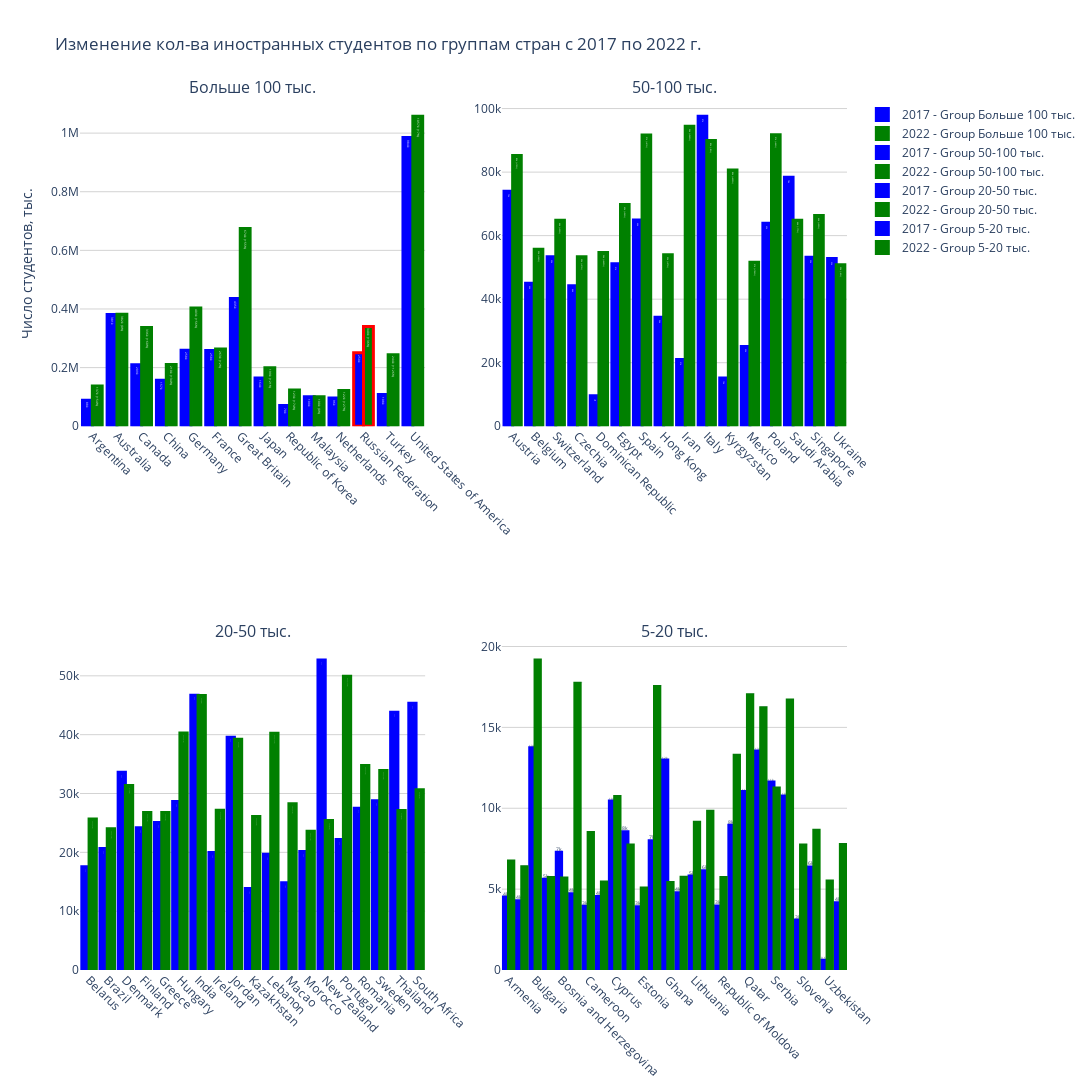

This figure's notebook cell:
### Code cell
n_cols = 2  # Number of columns in subplot grid
# unique_groups  = diff['group'].unique()
unique_groups = ['Больше 100 тыс.', '50-100 тыс.', '20-50 тыс.','5-20 тыс.']
num_plots = len(unique_groups)
num_cols = 2  # Maximum of 2 columns
num_rows = (num_plots + num_cols - 1) // num_cols  # Calculate the number of rows
fig = make_subplots(rows=num_rows, cols=num_cols, subplot_titles=unique_groups)

for i, group in enumerate(unique_groups):
    filtered_df = diff[diff['group'] == group]
    row_index = i // n_cols + 1
    col_index = i % n_cols + 1
    
    trace1 = go.Bar(x=filtered_df.index,
        y=filtered_df[2017],
        name=f'2017 - Group {group}',
        text=[f"{value/1000:.1f}k" if value < 1000 else f"{int(value/1000)}k" for value in filtered_df[2017]],  # Value labels in thousands
        textposition='auto',
        textfont=dict(size=16),
        marker_color='blue',
        marker_line=dict(width=3, color=['red' if country == 'RUS' else 'blue' for country in filtered_df.country_id]) 
        )
    trace2 = go.Bar(x=filtered_df.index,
        y=filtered_df[2022],
        name=f'2022 - Group {group}',
        text=[f"{value/1000:.1f}k\n({filtered_df['2022/2017,%'].values[j]}%)" if value < 1000 else f"{int(value/1000)}k\n({filtered_df['2022/2017,%'].values[j]}%)" for j, value in enumerate(filtered_df[2022])],  # Value labels in thousands
        textposition='auto',
        textfont=dict(size=16),
        marker_color='green',
        marker_line=dict(width=3, color=['red' if country == 'RUS' else 'green' for country in filtered_df.country_id]) 
        )
    
    fig.add_trace(trace1, row=row_index, col=col_index)
    fig.add_trace(trace2, row=row_index, col=col_index)
        
fig.update_layout(
title='Изменение кол-ва иностранных студентов по группам стран с 2017 по 2022 г.',
# xaxis_title='Country',
yaxis_title='Число студентов, тыс.',
barmode='group',  # Group bars together
height=1400,
width=2600,
plot_bgcolor='white'
)
for i in range(1, num_rows + 1):
    for j in range(1, num_cols + 1):
        fig.update_xaxes(tickangle=45, row=i, col=j)
        fig.update_yaxes(gridcolor='lightgrey', row=i, col=j)
pio.write_image(fig, "Изменение кол-ва иностранных студентов по группам стран с 2017 по 2022 г.png")
fig.show()

### Figure 1 — Plotly figure (JSON) as saved in the notebook; plotly's stock layout.template omitted (floating-point values rounded to 4 significant figures)
{"data": [{"marker": {"color": "blue", "line": {"color": ["blue", "blue", "blue", "blue", "blue", "blue", "blue", "blue", "blue", "blue", "blue", "red", "blue", "blue"], "width": 3}}, "name": "2017 - Group Больше 100 тыс.", "text": ["88k", "381k", "209k", "157k", "258k", "258k", "435k", "164k", "70k", "100k", "96k", "250k", "108k", "984k"], "textfont": {"size": 16}, "textposition": "auto", "type": "bar", "x": ["Argentina", "Australia", "Canada", "China", "Germany", "France", "Great Britain", "Japan", "Republic of Korea", "Malaysia", "Netherlands", "Russian Federation", "Turkey", "United States of America"], "xaxis": "x", "y": [88873, 381202, 209979, 157108, 258873, 258380, 435734, 164338, 70796, 100765, 96289, 250658, 108076, 984900.0], "yaxis": "y"}, {"marker": {"color": "green", "line": {"color": ["green", "green", "green", "green", "green", "green", "green", "green", "green", "green", "green", "red", "green", "green"], "width": 3}}, "name": "2022 - Group Больше 100 тыс.", "text": ["137k\n(+54%)", "382k\n(0%)", "336k\n(+60%)", "210k\n(+34%)", "403k\n(+56%)", "263k\n(+2%)", "674k\n(+55%)", "199k\n(+21%)", "123k\n(+74%)", "100k\n(0%)", "122k\n(+27%)", "340k\n(+36%)", "244k\n(+126%)", "1057k\n(+7%)"], "textfont": {"size": 16}, "textposition": "auto", "type": "bar", "x": ["Argentina", "Australia", "Canada", "China", "Germany", "France", "Great Britain", "Japan", "Republic of Korea", "Malaysia", "Netherlands", "Russian Federation", "Turkey", "United States of America"], "xaxis": "x", "y": [137116, 382007, 336837, 210903, 403473, 263500.0, 674931, 199298, 123280, 100437, 122287, 340326, 244027, 1057288], "yaxis": "y"}, {"marker": {"color": "blue", "line": {"color": ["blue", "blue", "blue", "blue", "blue", "blue", "blue", "blue", "blue", "blue", "blue", "blue", "blue", "blue", "blue", "blue"], "width": 3}}, "name": "2017 - Group 50-100 тыс.", "text": ["73k", "44k", "53k", "44k", "9k", "51k", "64k", "34k", "21k", "97k", "15k", "25k", "63k", "78k", "53k", "52k"], "textfont": {"size": 16}, "textposition": "auto", "type": "bar", "x": ["Austria", "Belgium", "Switzerland", "Czechia", "Dominican Republic", "Egypt", "Spain", "Hong Kong", "Iran", "Italy", "Kyrgyzstan", "Mexico", "Poland", "Saudi Arabia", "Singapore", "Ukraine"], "xaxis": "x2", "y": [73960.0, 44978, 53368, 44261, 9607, 51162, 64927, 34350.0, 21036, 97563, 15149, 25125, 63925, 78344, 53204, 52768], "yaxis": "y2"}, {"marker": {"color": "green", "line": {"color": ["green", "green", "green", "green", "green", "green", "green", "green", "green", "green", "green", "green", "green", "green", "green", "green"], "width": 3}}, "name": "2022 - Group 50-100 тыс.", "text": ["85k\n(+15%)", "55k\n(+24%)", "64k\n(+22%)", "53k\n(+21%)", "54k\n(+469%)", "69k\n(+36%)", "91k\n(+41%)", "53k\n(+57%)", "94k\n(+349%)", "89k\n(-8%)", "80k\n(+433%)", "51k\n(+106%)", "91k\n(+44%)", "64k\n(-17%)", "66k\n(+25%)", "50k\n(-4%)"], "textfont": {"size": 16}, "textposition": "auto", "type": "bar", "x": ["Austria", "Belgium", "Switzerland", "Czechia", "Dominican Republic", "Egypt", "Spain", "Hong Kong", "Iran", "Italy", "Kyrgyzstan", "Mexico", "Poland", "Saudi Arabia", "Singapore", "Ukraine"], "xaxis": "x2", "y": [85200.0, 55747, 64847, 53369, 54701, 69828, 91692, 53948, 94406, 89946, 80701, 51659, 91751, 64874, 66308, 50870], "yaxis": "y2"}, {"marker": {"color": "blue", "line": {"color": ["blue", "blue", "blue", "blue", "blue", "blue", "blue", "blue", "blue", "blue", "blue", "blue", "blue", "blue", "blue", "blue", "blue", "blue", "blue"], "width": 3}}, "name": "2017 - Group 20-50 тыс.", "text": ["17k", "20k", "33k", "24k", "25k", "28k", "46k", "19k", "39k", "13k", "19k", "14k", "20k", "52k", "22k", "27k", "28k", "43k", "45k"], "textfont": {"size": 16}, "textposition": "auto", "type": "bar", "x": ["Belarus", "Brazil", "Denmark", "Finland", "Greece", "Hungary", "India", "Ireland", "Jordan", "Kazakhstan", "Lebanon", "Macao", "Morocco", "New Zealand", "Portugal", "Romania", "Sweden", "Thailand", "South Africa"], "xaxis": "x3", "y": [17570, 20671, 33602, 24168, 25067, 28628, 46703, 19983, 39577, 13850, 19670, 14821, 20121, 52680.0, 22194, 27510, 28747, 43821, 45334], "yaxis": "y3"}, {"marker": {"color": "green", "line": {"color": ["green", "green", "green", "green", "green", "green", "green", "green", "green", "green", "green", "green", "green", "green", "green", "green", "green", "green", "green"], "width": 3}}, "name": "2022 - Group 20-50 тыс.", "text": ["25k\n(+46%)", "24k\n(+16%)", "31k\n(-7%)", "26k\n(+11%)", "26k\n(+7%)", "40k\n(+41%)", "46k\n(0%)", "27k\n(+36%)", "39k\n(-1%)", "26k\n(+88%)", "40k\n(+105%)", "28k\n(+91%)", "23k\n(+17%)", "25k\n(-52%)", "49k\n(+125%)", "34k\n(+26%)", "33k\n(+18%)", "27k\n(-38%)", "30k\n(-32%)"], "textfont": {"size": 16}, "textposition": "auto", "type": "bar", "x": ["Belarus", "Brazil", "Denmark", "Finland", "Greece", "Hungary", "India", "Ireland", "Jordan", "Kazakhstan", "Lebanon", "Macao", "Morocco", "New Zealand", "Portugal", "Romania", "Sweden", "Thailand", "South Africa"], "xaxis": "x3", "y": [25672, 24009, 31375, 26774, 26785, 40290, 46659, 27159, 39225, 26080, 40246, 28263, 23584, 25390.0, 49916, 34772, 33910.0, 27113, 30631], "yaxis": "y3"}, {"marker": {"color": "blue", "line": {"color": ["blue", "blue", "blue", "blue", "blue", "blue", "blue", "blue", "blue", "blue", "blue", "blue", "blue", "blue", "blue", "blue", "blue", "blue", "blue", "blue", "blue", "blue", "blue", "blue", "blue", "blue"], "width": 3}}, "name": "2017 - Group 5-20 тыс.", "text": ["4k", "4k", "13k", "5k", "7k", "4k", "3k", "4k", "10k", "8k", "3k", "7k", "12k", "4k", "5k", "6k", "3k", "8k", "11k", "13k", "11k", "10k", "3k", "6k", "0.6k", "4k"], "textfont": {"size": 16}, "textposition": "auto", "type": "bar", "x": ["Armenia", "Azerbaijan", "Bulgaria", "Bahrain", "Bosnia and Herzegovina", "Chile", "Cameroon", "Colombia", "Cyprus", "Algeria", "Estonia", "Georgia", "Ghana", "Croatia", "Lithuania", "Latvia", "Republic of Moldova", "Norway", "Qatar", "Senegal", "Serbia", "Slovakia", "Slovenia", "Tunisia", "Uzbekistan", "Viet Nam"], "xaxis": "x4", "y": [4512, 4274, 13746, 5616, 7275, 4708, 3941, 4550, 10451, 8546, 3914.0, 7994, 12978, 4781, 5806, 6130, 3964, 8955, 11034, 13536, 11624, 10764, 3090, 6370, 603, 4162], "yaxis": "y4"}, {"marker": {"color": "green", "line": {"color": ["green", "green", "green", "green", "green", "green", "green", "green", "green", "green", "green", "green", "green", "green", "green", "green", "green", "green", "green", "green", "green", "green", "green", "green", "green", "green"], "width": 3}}, "name": "2022 - Group 5-20 тыс.", "text": ["6k\n(+49%)", "6k\n(+49%)", "19k\n(+39%)", "5k\n(+2%)", "5k\n(-22%)", "17k\n(+276%)", "8k\n(+116%)", "5k\n(+20%)", "10k\n(+3%)", "7k\n(-10%)", "5k\n(+29%)", "17k\n(+119%)", "5k\n(-58%)", "5k\n(+20%)", "9k\n(+57%)", "9k\n(+60%)", "5k\n(+44%)", "13k\n(+48%)", "17k\n(+54%)", "16k\n(+20%)", "11k\n(-3%)", "16k\n(+55%)", "7k\n(+150%)", "8k\n(+36%)", "5k\n(+813%)", "7k\n(+86%)"], "textfont": {"size": 16}, "textposition": "auto", "type": "bar", "x": ["Armenia", "Azerbaijan", "Bulgaria", "Bahrain", "Bosnia and Herzegovina", "Chile", "Cameroon", "Colombia", "Cyprus", "Algeria", "Estonia", "Georgia", "Ghana", "Croatia", "Lithuania", "Latvia", "Republic of Moldova", "Norway", "Qatar", "Senegal", "Serbia", "Slovakia", "Slovenia", "Tunisia", "Uzbekistan", "Viet Nam"], "xaxis": "x4", "y": [6735, 6377, 19162, 5720, 5691, 17721, 8499, 5448, 10731, 7724, 5062, 17527, 5416, 5735, 9129, 9810, 5716, 13279, 17017, 16216, 11247, 16696, 7729, 8642, 5503, 7760], "yaxis": "y4"}], "layout": {"annotations": [{"font": {"size": 16}, "showarrow": false, "text": "Больше 100 тыс.", "x": 0.225, "xanchor": "center", "xref": "paper", "y": 1, "yanchor": "bottom", "yref": "paper"}, {"font": {"size": 16}, "showarrow": false, "text": "50-100 тыс.", "x": 0.775, "xanchor": "center", "xref": "paper", "y": 1, "yanchor": "bottom", "yref": "paper"}, {"font": {"size": 16}, "showarrow": false, "text": "20-50 тыс.", "x": 0.225, "xanchor": "center", "xref": "paper", "y": 0.375, "yanchor": "bottom", "yref": "paper"}, {"font": {"size": 16}, "showarrow": false, "text": "5-20 тыс.", "x": 0.775, "xanchor": "center", "xref": "paper", "y": 0.375, "yanchor": "bottom", "yref": "paper"}], "barmode": "group", "height": 1400, "plot_bgcolor": "white", "title": {"text": "Изменение кол-ва иностранных студентов по группам стран с 2017 по 2022 г."}, "width": 2600, "xaxis": {"anchor": "y", "domain": [0, 0.45], "tickangle": 45}, "xaxis2": {"anchor": "y2", "domain": [0.55, 1], "tickangle": 45}, "xaxis3": {"anchor": "y3", "domain": [0, 0.45], "tickangle": 45}, "xaxis4": {"anchor": "y4", "domain": [0.55, 1], "tickangle": 45}, "yaxis": {"anchor": "x", "domain": [0.625, 1], "gridcolor": "lightgrey", "title": {"text": "Число студентов, тыс."}}, "yaxis2": {"anchor": "x2", "domain": [0.625, 1], "gridcolor": "lightgrey"}, "yaxis3": {"anchor": "x3", "domain": [0, 0.375], "gridcolor": "lightgrey"}, "yaxis4": {"anchor": "x4", "domain": [0, 0.375], "gridcolor": "lightgrey"}}}
